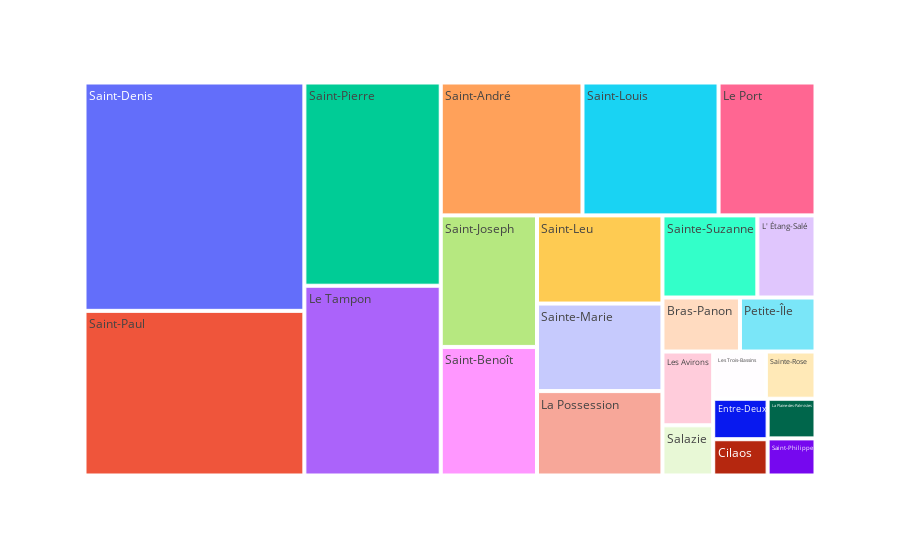

The code cell stored with this chart in its notebook:
### Code cell
# treemap
px.treemap(population,
          path=["Nom de la commune"],
          values="Population totale")

### Figure 1 — Plotly figure (JSON) as saved in the notebook; plotly's stock layout.template omitted (floating-point values rounded to 4 significant figures)
{"data": [{"branchvalues": "total", "domain": {"x": [0, 1], "y": [0, 1]}, "hovertemplate": "labels=%{label}<br>Population totale=%{value}<br>parent=%{parent}<br>id=%{id}<extra></extra>", "ids": ["Bras-Panon", "Cilaos", "Entre-Deux", "L' Étang-Salé", "La Plaine-des-Palmistes", "La Possession", "Le Port", "Le Tampon", "Les Avirons", "Les Trois-Bassins", "Petite-Île", "Saint-André", "Saint-Benoît", "Saint-Denis", "Saint-Joseph", "Saint-Leu", "Saint-Louis", "Saint-Paul", "Saint-Philippe", "Saint-Pierre", "Sainte-Marie", "Sainte-Rose", "Sainte-Suzanne", "Salazie"], "labels": ["Bras-Panon", "Cilaos", "Entre-Deux", "L' Étang-Salé", "La Plaine-des-Palmistes", "La Possession", "Le Port", "Le Tampon", "Les Avirons", "Les Trois-Bassins", "Petite-Île", "Saint-André", "Saint-Benoît", "Saint-Denis", "Saint-Joseph", "Saint-Leu", "Saint-Louis", "Saint-Paul", "Saint-Philippe", "Saint-Pierre", "Sainte-Marie", "Sainte-Rose", "Sainte-Suzanne", "Salazie"], "name": "", "parents": ["", "", "", "", "", "", "", "", "", "", "", "", "", "", "", "", "", "", "", "", "", "", "", ""], "type": "treemap", "values": [133642, 62999, 70281, 152391, 60566, 337904, 411129, 825837, 119538, 79250, 130205, 601128, 394936, 1602503, 404082, 353022, 577142, 1155365, 56712, 884444, 350485, 74862, 248817, 81355]}], "layout": {"autosize": true, "legend": {"tracegroupgap": 0}, "margin": {"t": 60}}}
